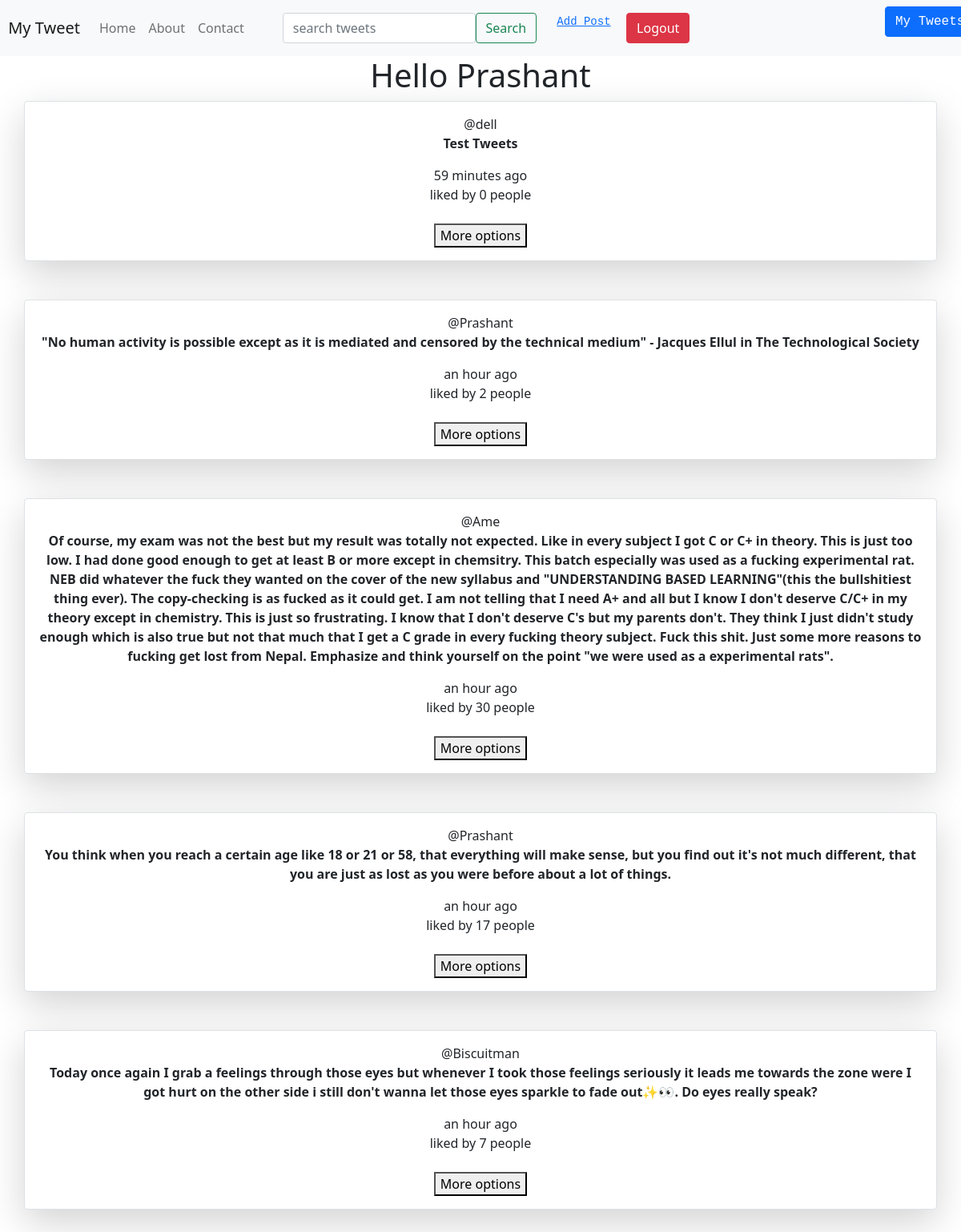
The page / (signed in) on the database its author committed.
### smwapp/models.py (models this page shows, shortened)
class post(models.Model):
    user = models.ForeignKey(User, on_delete=models.CASCADE)
    status = models.TextField()
    no_of_likes = models.IntegerField(default=0)
    posted_date = models.DateTimeField(auto_now_add=True,null=True)
    slug = AutoSlugField(populate_from = 'status', unique = True, null = True)

### smwapp/views.py (the view)
# urls.py: path('', views.home_view, name = "home"),
@login_required(login_url='loginpage')
def home_view(request):
    items = post.objects.all()
    qwery = request.GET.get('qwery')
    if qwery != None:
        items= post.objects.filter(status__icontains = qwery)
    items = list(items)
    shuffle(items)
    data = {
        'posts' : items
    }
    return render(request, "home.html", data)

### smwapp/templates/home.html (shortened to what this page needs)
{% extends 'base.html' %}
    {% block content %}
    <center>
<h1>Hello {{request.user | title}}</h1>
{% load humanize %}
{% for i in posts %}
  <div class="container border shadow-lg p-3 mb-5 bg-white rounded">
        @{{i.user}}
       <b> <p> {{i.status}}</p></b>
        {{i.posted_date | naturaltime}} <br>
       liked by {{i.no_of_likes}} people
        <br><br>
        <button data-bs-toggle="collapse" data-bs-target="#demo">More options</button>
    </div>
{% endfor %}
</center>
    {% endblock content %}

### smwapp/templates/base.html (shortened to what this page needs)
<!doctype html>
<html lang="en">
  <head>
    <link href="https://cdn.jsdelivr.net/npm/bootstrap@5.0.2/dist/css/bootstrap.min.css" rel="stylesheet">
  </head>
  <body>
    <nav class="navbar navbar-expand-md navbar-light bg-light">
      <a href="{% url 'home' %}" class="navbar-brand">&emsp14; My Tweet</a>
        <ul class="navbar-nav">
          <li class="nav-item"><a href="{% url 'home' %}" class="nav-link">Home</a></li>
             <li class="nav-item"><a href="https://itsmeprash.pythonanywhere.com/about" class="nav-link">About</a></li>
                  <li class="nav-item"><a href="" class="nav-link">Contact</a></li>
                </ul><pre>     </pre>
             <form class="form-inline d-flex flex-nowrap">
               <input type="search" class="form-control" name = "qwery" placeholder="search tweets">
               <button class="btn btn-outline-success">Search</button>
             </form>
             {% if request.user.is_authenticated %}
               <pre>   <a href="{% url 'addpost' %}">Add Post</a>   </pre>
              <a href="{% url 'logout' %}"><button class="btn btn-danger">Logout</button></a>
              <pre>                             <a href="{% url 'mytweets' %}"><button class="btn btn-primary">My Tweets</button></a></pre>
              {% endif %}
        </nav>
    {% block content %}
    {% endblock content %}
  </body>
</html>

### rows shown on the page
post: user "dell", status "Test Tweets", posted_date "59 minutes ago", no_of_likes "0"
post: user "Prashant", status "\"No human activity is possible except as it is mediated and censored by the technical medium\" - Jacques Ellul in The Technological Society", posted_date "an hour ago", no_of_likes "2"
post: user "Ame", status "Of course, my exam was not the best but my result was totally not expected. Like in every subject I got C or C+ in theory. This is just too low. I had done good enough to get at least B or more except in chemsitry. This batch especially was used as a fucking experimental rat. NEB did whatever the fuck they wanted on the cover of the new syllabus and \"UNDERSTANDING BASED LEARNING\"(this the bullshitiest thing ever). The copy-checking is as fucked as it could get. I am not telling that I need A+ and all but I know I don't deserve C/C+ in my theory except in chemistry. This is just so frustrating. I know that I don't deserve C's but my parents don't. They think I just didn't study enough which…", posted_date "an hour ago", no_of_likes "30"
post: user "Prashant", status "You think when you reach a certain age like 18 or 21 or 58, that everything will make sense, but you find out it's not much different, that you are just as lost as you were before about a lot of things.", posted_date "an hour ago", no_of_likes "17"
post: user "Biscuitman", status "Today once again I grab a feelings through those eyes but whenever I took those feelings seriously it leads me towards the zone were I got hurt on the other side i still don't wanna let those eyes sparkle to fade out✨👀. Do eyes really speak?", posted_date "an hour ago", no_of_likes "7"

### other values the page prints
{{ request.user | title }} "Prashant"
